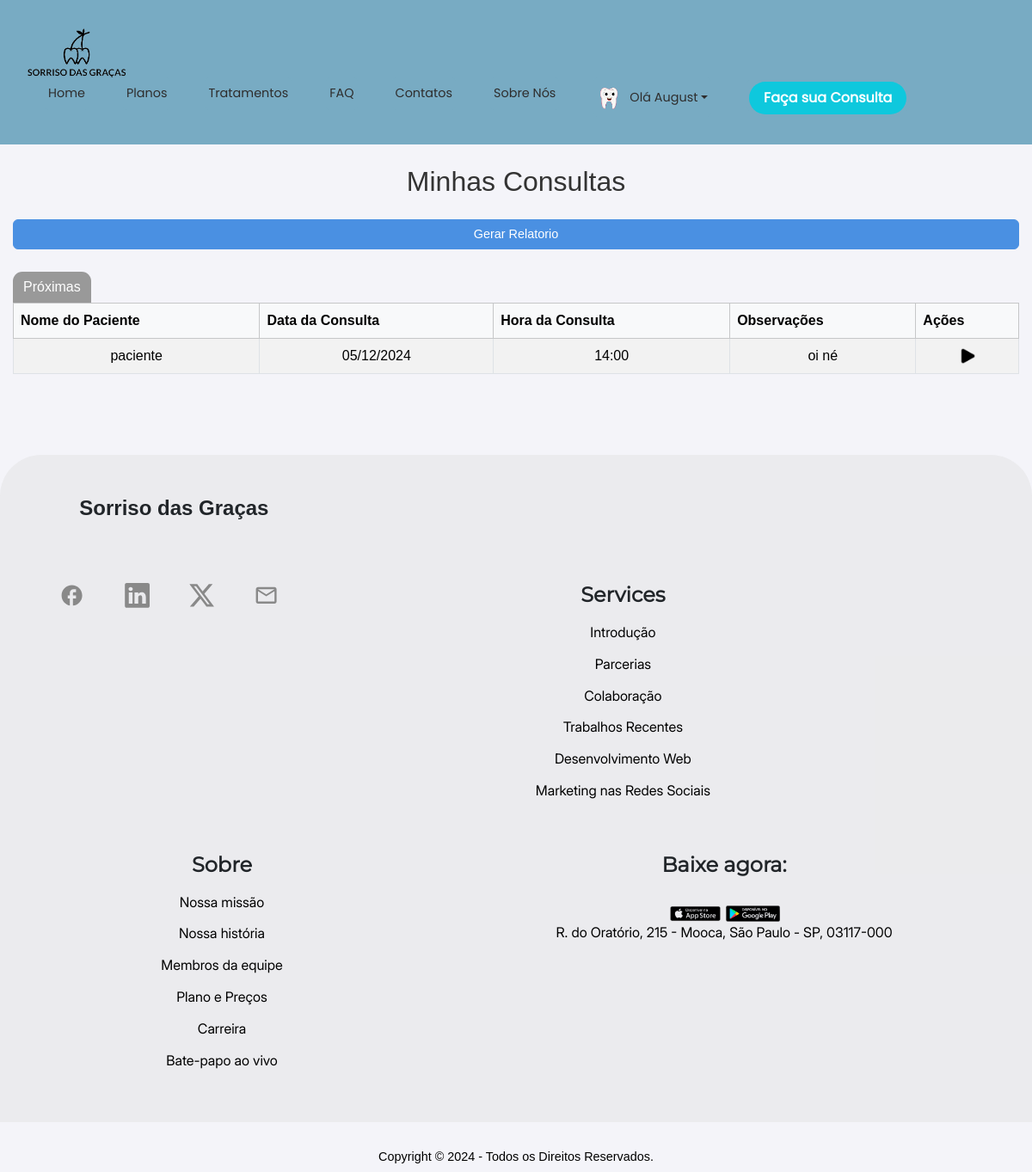
Screenshot of /consulta/lista/ (signed in) with the database file from the repository.
### config/models.py (models this page shows, shortened)
class Perfil(models.Model):
    config_user = models.OneToOneField(
        User,
        on_delete=models.CASCADE,
        null=True,
        blank=True,
        unique=True,  # Garante que cada usuário tenha apenas um perfil
        related_name='config_usuario',
        verbose_name="Usuário"
    )
    cadastro_registro = models.OneToOneField(
        CadastroRegistro,
        on_delete=models.CASCADE,
        related_name='perfil_config',
        verbose_name="Cadastro Registro"
    )
    imagem_perfil = models.ImageField(
        upload_to='perfil_imagens/',
        blank=True,
        null=True,
        default='img/perfil-icon.png',
        verbose_name="Imagem de Perfil"
    )
    acessibilidade = models.JSONField(default=dict, verbose_name="Configurações de Acessibilidade")
    class Meta:
        verbose_name = "Perfil de Configuração"
        verbose_name_plural = "Perfis de Configuração"

### cadastro_registro/models.py (models this page shows, shortened)
class CadastroRegistro(models.Model):
    nome_paciente = models.CharField(max_length=100, verbose_name="Nome do Paciente")
    email_paciente = models.EmailField(unique=True, verbose_name="Email do Paciente")
    cpf_paciente = models.CharField(max_length=14, unique=True, verbose_name="CPF do Paciente")
    data_nascimento_paciente = models.DateField(verbose_name="Data de Nascimento")
    sexo_paciente = models.CharField(
        max_length=1,
        choices=[('M', 'Masculino'), ('F', 'Feminino'), ('O', 'Outro')],
        verbose_name="Sexo"
    )
    senha_paciente = models.CharField(max_length=255, verbose_name="Senha do Paciente")
    user = models.OneToOneField(
        settings.AUTH_USER_MODEL,
        on_delete=models.CASCADE,
        null=True,
        blank=True,
        unique=True,  # Cada usuário deve estar associado a apenas um CadastroRegistro
        related_name='cadastro_paciente',
        verbose_name="Usuário"
    )
    imagem_perfil = models.ImageField(
        upload_to='imagens_perfil/',
        default='img/perfil-icon.png',
        null=True,
        blank=True,
        verbose_name="Imagem de Perfil"
    )
    tipo_usuario = models.CharField(max_length=50, default='paciente', verbose_name="Tipo de Usuário")
    class Meta:
        verbose_name = "Cadastro de Paciente"
        verbose_name_plural = "Cadastros de Pacientes"

### consulta/models.py (models this page shows, shortened)
class Consulta(models.Model):
    ASSUNTO_OPCOES = [
        ('avaliacao_diagnostico', 'Avaliação e Diagnóstico'),
        ('tratamentos_restauradores', 'Tratamentos Restauradores'),
        ('tratamentos_periodontais', 'Tratamentos Periodontais'),
        ('odontopediatria', 'Odontopediatria'),
        ('ortodontia', 'Ortodontia'),
        ('odontologia_estetica', 'Odontologia Estética'),
        ('cirurgia_oral', 'Cirurgia Oral'),
        ('proteses_dentarias', 'Próteses Dentárias'),
        ('consultas_emergencia', 'Consultas de Emergência'),
        ('acompanhamento_manutencao', 'Acompanhamento e Manutenção'),
    ]
    paciente = models.ForeignKey(
        CadastroRegistro,
        on_delete=models.CASCADE,
        null=True,
        blank=True
    )
    nome = models.CharField(
        max_length=100,
        default="Nome Desconhecido"
    )
    email = models.EmailField()
    telefone = models.CharField(
        max_length=20,
        default="0000-0000"
    )
    assunto = models.CharField(
        max_length=50,
        choices=ASSUNTO_OPCOES,
        default='avaliacao_diagnostico'
    )
    data_consulta = models.DateField(
        default=date.today
    )
    hora_consulta = models.TimeField(
        default=time(8, 0)
    )
    observacoes = models.TextField(
        blank=True,
        null=True
    )
    medico = models.ForeignKey(
        settings.AUTH_USER_MODEL,
        on_delete=models.SET_NULL,
        null=True,
        blank=True,
        limit_choices_to={'groups__name': 'medico'}
    )
    nome_paciente = models.CharField(
        max_length=255,
        verbose_name="Nome Completo do Paciente",
        default="Nome Desconhecido"
    )
    data_nascimento = models.DateField(
        null=True,
        blank=True,
        verbose_name="Data de Nascimento"
    )
    genero = models.CharField(
        max_length=20,
        choices=[
            ('masculino', 'Masculino'),
            ('feminino', 'Feminino'),
            ('outro', 'Outro')
        ],
        verbose_name="Gênero",
        default='masculino'
    )
    endereco_contato = models.CharField(
        max_length=255,
        null=True,
        blank=True,
        verbose_name="Endereço e Contato",
        default="Endereço não informado"
    )
    documento_identificacao = models.CharField(
        max_length=50,
        null=True,
        blank=True,
        verbose_name="Documento de Identificação",
        default="Documento não informado"
    )
    condicoes_saude = models.TextField(
        null=True,
        blank=True,
        verbose_name="Condições de Saúde Geral",
        default="Sem informações registradas"
    )
    cirurgias_anteriores = models.TextField(
        null=True,
        blank=True,
        verbose_name="Cirurgias Anteriores",
        default="Sem cirurgias anteriores"
    )
    historico_tratamentos = models.TextField(
        null=True,
        blank=True,
        verbose_name="Histórico de Tratamentos Odontológicos",
        default="Sem histórico registrado"
    )
    avaliacao_cavidade = models.TextField(
        null=True,
        blank=True,
        verbose_name="Avaliação da Cavidade Bucal",
        default="Não avaliada"
    )
    lesoes_anomalias = models.TextField(
        null=True,
        blank=True,
        verbose_name="Presença de Lesões ou Anomalias",
        default="Nenhuma lesão identificada"
    )
    queixas_principais = models.TextField(
        null=True,
        blank=True,
        verbose_name="Queixas Principais do Paciente",
        default="Nenhuma queixa registrada"
    )
    diagnostico_detalhado = models.TextField(
        null=True,
        blank=True,
        verbose_name="Diagnóstico Detalhado",
        default="Sem diagnóstico detalhado"
    )
    procedimentos_planejados = models.TextField(
        null=True,
        blank=True,
        verbose_name="Procedimentos Planejados",
        default="Nenhum procedimento planejado"
    )
    exame_realizado = models.BooleanField(
        default=False,
        verbose_name="Exame Realizado"
    )

### consulta/views.py (the view)
# urls.py: path('lista/', views.consulta_list, name='consulta_list'),
@login_required
def consulta_list(request):
    if request.user.groups.filter(name='paciente').exists():
        consultas = Consulta.objects.filter(paciente__user=request.user)
        user_is_paciente = True
        user_is_medico = False
    elif request.user.groups.filter(name='medico').exists():
        consultas = Consulta.objects.filter(medico=request.user)
        user_is_paciente = False
        user_is_medico = True
    else:
        consultas = []
        user_is_paciente = False
        user_is_medico = False
    context = {
        'consultas': consultas,
        'user_is_paciente': user_is_paciente,
        'user_is_medico': user_is_medico,
    }
    return render(request, 'consulta/consulta_list.html', context)

### consulta/templates/consulta/consulta_list.html (shortened to what this page needs)
{% extends 'registration/base.html' %}
{% block content %}
{% load static %}
<div class="container">
    <div class="header mb-4">
        <br>
        <h2>Minhas Consultas</h2>
    </div>
    <div class="mb-3">
        {% if user_is_medico %}
        <a href="{% url 'relatorio' %}" class="btn btn-primary">Gerar Relatorio</a>
        {% endif %}
    </div>
    <div class="botoes-consulta">
        <button id="btn-proximas" class="btn-proximas active">Próximas</button>
    </div>
    <table class="table table-striped table-bordered">
        <thead class="table-light">
            <tr>
                <th scope="col">Nome do Paciente</th>
                <th scope="col" class="sortable" onclick="sortTable()">Data da Consulta</th>
                <th scope="col">Hora da Consulta</th>
                <th scope="col">Observações</th>
                <th scope="col">Ações</th>
            </tr>
        </thead>
        <tbody>
            {% for consulta in consultas %}
            <tr>
                <td>{{ consulta.paciente.nome_paciente }}</td>
                <td>{{ consulta.data_consulta|date:"d/m/Y" }}</td>
                <td>{{ consulta.hora_consulta|time:"H:i" }}</td>
                <td>{{ consulta.observacoes }}</td>
                <td>
                    {% if user_is_medico %}
                    <a class="iniciar-consulta" href="{% url 'prontuario' consulta.id %}">
                        <img src="{% static 'img/img_iniciar.png' %}" alt="" width="20px" height="20px">
                    </a>
                    {% endif %}
                </td>
            </tr>
            {% empty %}
            <tr>
                <td colspan="5" class="text-center">Nenhuma consulta agendada.</td>
            </tr>
            {% endfor %}
        </tbody>
    </table>
</div>
{% endblock %}

### templates/registration/base.html (shortened to what this page needs)
<!DOCTYPE html>
<html lang="pt-br">
<head>
  {% load static %}
  <link href="https://cdn.jsdelivr.net/npm/bootstrap@5.3.3/dist/css/bootstrap.min.css" rel="stylesheet">
  <link href="https://getbootstrap.com/docs/5.3/assets/css/docs.css" rel="stylesheet">
  <link rel="stylesheet" href="https://cdn.jsdelivr.net/npm/flatpickr/dist/themes/material_blue.css">
  <link rel="stylesheet" href="{% static 'css/StyleFaq.css' %}">
  <link rel="stylesheet" href="{% static 'css/index.css' %}">
  <link rel="stylesheet" href="{% static 'css/tratamentos.css' %}">
  <link rel="stylesheet" href="{% static 'css/planos.css' %}">
  <link rel="stylesheet" href="{% static 'css/contatos.css' %}">
  <link rel="stylesheet" href="{% static 'css/sobrenos.css' %}">
  <link rel="stylesheet" href="{% static 'css/consulta.css' %}">
  <link rel="stylesheet" href="{% static 'css/cadastro.css' %}">
  <link rel="stylesheet" href="{% static 'css/cadastro_adm.css' %}">
  <link rel="stylesheet" href="{% static 'css/registro.css' %}">
  <link rel="stylesheet" href="{% static 'css/consulta_edit.css' %}">
  <link rel="stylesheet" href="{% static 'css/config.css' %}">
  <link rel="stylesheet" href="{% static 'css/prontuario.css' %}">
  <link rel="stylesheet" href="{% static 'css/redefinir.css' %}">
</head>
<body>
  <header class="container-nav">
    <img src="{% static 'img/logo preta.png' %}" alt="Logo Sorriso Das Graças">
    <ul class="nav">
      <li class="nav-item"><a class="nav-link" href="{% url 'index' %}">Home</a></li>
      <li class="nav-item"><a class="nav-link" href="{% url 'planos' %}">Planos</a></li>
      <li class="nav-item"><a class="nav-link" href="{% url 'tratamentos' %}">Tratamentos</a></li>
      <li class="nav-item"><a class="nav-link" href="{% url 'faq' %}">FAQ</a></li>
      <li class="nav-item"><a class="nav-link" href="{% url 'contatos' %}">Contatos</a></li>
      <li class="nav-item"><a class="nav-link" href="{% url 'sobrenos' %}">Sobre Nós</a></li>
      {% if user.is_authenticated and user.cadastro_paciente %}
      <li class="nav-item dropdown dropdown-responsivo">
        <a class="nav-link dropdown-toggle d-flex align-items-center" href="#" id="perfilDropdown" role="button"
          data-bs-toggle="dropdown" aria-expanded="false">
          {% if user.config_usuario.imagem_perfil %}
          <img class="perfil-imagem me-2" src="{{ user.config_usuario.imagem_perfil.url }}" alt="Imagem de Perfil"
            style="width: 30px; height: 30px; border-radius: 50%;">
          {% else %}
          <img class="perfil-imagem me-2" src="{% static 'img/perfil-icon.png' %}" alt="Imagem de Perfil"
            style="width: 30px; height: 30px; border-radius: 50%;">
          {% endif %}
          Olá {{ user.cadastro_paciente.nome_paciente|slice:":6" }}
        </a>
      </li>
      {% else %}
      <li class="nav-item">
        <a class="nav-link" href="{% url 'login' %}">Login</a>
      </li>
      {% endif %}
      {% if user.is_authenticated %}
      <li class="nav-item">
        <a href="{% url 'consulta' %}">
          <button type="button" class="btn btn-outline-primary">Faça sua Consulta</button>
        </a>
      </li>
      {% else %}
      <li class="nav-item">
        <a href="{% url 'login' %}">
          <button type="button" class="btn btn-outline-primary">Faça sua Consulta</button>
        </a>
      </li>
      {% endif %}
    </ul>
  </header>
  {% block content %}{% endblock %}
  <br>
  <br>
  <footer>
    <div class="container-footer">
      <div class="nome-footer">
        <h1>Sorriso das Graças</h1>
      </div>
      <br>
      <div class="redes-sociais">
        <div class="facebook">
          <svg xmlns="http://www.w3.org/2000/svg" width="1em" height="1em" viewBox="0 0 24 24">
            <path fill="currentColor"
              d="M22 12c0-5.52-4.48-10-10-10S2 6.48 2 12c0 4.84 3.44 8.87 8 9.8V15H8v-3h2V9.5C10 7.57 11.57 6 13.5 6H16v3h-2c-.55 0-1 .45-1 1v2h3v3h-3v6.95c5.05-.5 9-4.76 9-9.95" />
          </svg>
        </div>
        <div class="linkedin">
        </div>
        <div class="twitter">
        </div>
        <div class="email">
          <svg xmlns="http://www.w3.org/2000/svg" width="1em" height="1em" viewBox="0 0 24 24">
            <path fill="currentColor"
              d="M22 6c0-1.1-.9-2-2-2H4c-1.1 0-2 .9-2 2v12c0 1.1.9 2 2 2h16c1.1 0 2-.9 2-2zm-2 0l-8 5l-8-5zm0 12H4V8l8 5l8-5z" />
          </svg>
        </div>
      </div>
      <div class="services">
        <h1>Services</h1>
        <a href="#">Introdução</a>
        <a href="#">Parcerias</a>
        <a href="#">Colaboração</a>
        <a href="#">Trabalhos Recentes</a>
        <a href="#">Desenvolvimento Web</a>
        <a href="#">Marketing nas Redes Sociais</a>
      </div>
      <div class="about">
        <h1>Sobre</h1>
        <a href="#">Nossa missão</a>
        <a href="#">Nossa história</a>
        <a href="#">Membros da equipe</a>
        <a href="#">Plano e Preços</a>
        <a href="#">Carreira</a>
        <a href="#">Bate-papo ao vivo</a>
      </div>
      <div class="store">
        <h1>Baixe agora:</h1>
        <img src="{% static 'img/app-store.png' %}" alt="">
        <img src="{% static 'img/play-store.png' %}" alt="">
        <a
          href="https://www.google.com/maps/place/Escola+Senai+%22Morvan+Figueiredo%22/@-23.5564315,-46.6009326,17z/data=!3m1!4b1!4m6!3m5!1s0x94ce594987aded63:0xbbff953e0ff625f0!8m2!3d-23.5564315!4d-46.5983577!16s%2Fg%2F1tfzc9hn?entry=ttu">
          <p>R. do Oratório, 215 - Mooca, São Paulo - SP, 03117-000</p>
        </a>
      </div>
    </div>
  </footer>
  <div class="copyright">
    <h1>Copyright © 2024 - Todos os Direitos Reservados.</h1>
  </div>
</body>
</html>

### rows the page displays
Consulta: paciente.nome_paciente "paciente", data_consulta "05/12/2024", hora_consulta "14:00", observacoes "oi né"

### other values shown
{{ user.cadastro_paciente.nome_paciente|slice:":6" }} "August"
